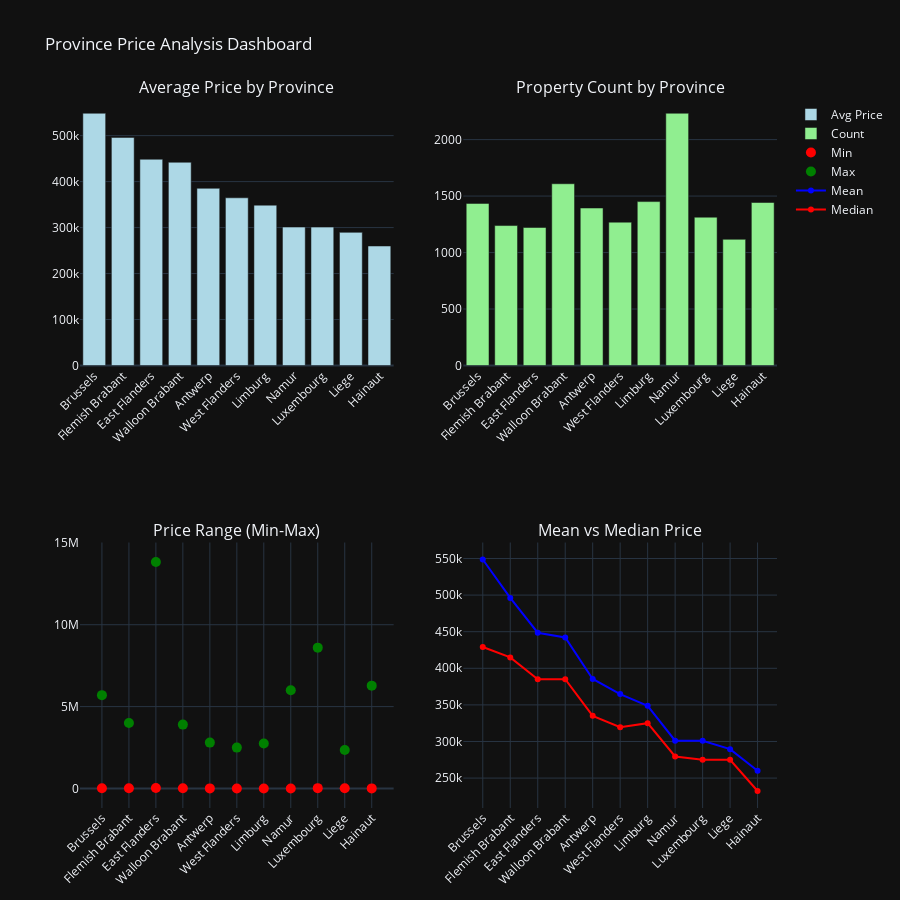

Notebook code cell kept with this figure:
### Code cell
from plotly.subplots import make_subplots

print("="*70)
print("📊 DASHBOARD: Comprehensive Province Analysis")
print("="*70)

df_plot = df[df['Price'].notna() & df['province'].notna()].copy()

# Calculate statistics
stats = df_plot.groupby('province').agg({
    'Price': ['mean', 'median', 'count', 'min', 'max']
}).round(0)

stats.columns = ['Mean', 'Median', 'Count', 'Min', 'Max']
stats = stats.reset_index().sort_values('Mean', ascending=False)

# Create subplots
fig = make_subplots(
    rows=2, cols=2,
    subplot_titles=(
        'Average Price by Province',
        'Property Count by Province',
        'Price Range (Min-Max)',
        'Mean vs Median Price'
    ),
    specs=[[{'type': 'bar'}, {'type': 'bar'}],
           [{'type': 'scatter'}, {'type': 'scatter'}]]
)

# 1. Average Price
fig.add_trace(
    go.Bar(x=stats['province'], y=stats['Mean'], name='Avg Price', marker_color='lightblue'),
    row=1, col=1
)

# 2. Property Count
fig.add_trace(
    go.Bar(x=stats['province'], y=stats['Count'], name='Count', marker_color='lightgreen'),
    row=1, col=2
)

# 3. Price Range
fig.add_trace(
    go.Scatter(x=stats['province'], y=stats['Min'], mode='markers', 
               name='Min', marker=dict(size=10, color='red')),
    row=2, col=1
)
fig.add_trace(
    go.Scatter(x=stats['province'], y=stats['Max'], mode='markers', 
               name='Max', marker=dict(size=10, color='green')),
    row=2, col=1
)

# 4. Mean vs Median
fig.add_trace(
    go.Scatter(x=stats['province'], y=stats['Mean'], mode='lines+markers',
               name='Mean', line=dict(color='blue')),
    row=2, col=2
)
fig.add_trace(
    go.Scatter(x=stats['province'], y=stats['Median'], mode='lines+markers',
               name='Median', line=dict(color='red')),
    row=2, col=2
)

# Update layout
fig.update_layout(
    height=900,
    showlegend=True,
    title_text="Province Price Analysis Dashboard"
)

# Rotate x-axis labels
fig.update_xaxes(tickangle=-45)

fig.show()

print(f"\n✓ Dashboard created with {len(stats)} provinces")

### Figure 1 — Plotly figure (JSON) as saved in the notebook; plotly's stock layout.template omitted (floating-point values rounded to 4 significant figures)
{"data": [{"marker": {"color": "lightblue"}, "name": "Avg Price", "x": ["Brussels", "Flemish Brabant", "East Flanders", "Walloon Brabant", "Antwerp", "West Flanders", "Limburg", "Namur", "Luxembourg", "Liege", "Hainaut"], "y": [548600.0, 496100.0, 448600.0, 442000.0, 385400.0, 364700.0, 348700.0, 301100.0, 301000.0, 289600.0, 259900.0], "type": "bar", "xaxis": "x", "yaxis": "y"}, {"marker": {"color": "lightgreen"}, "name": "Count", "x": ["Brussels", "Flemish Brabant", "East Flanders", "Walloon Brabant", "Antwerp", "West Flanders", "Limburg", "Namur", "Luxembourg", "Liege", "Hainaut"], "y": [1435, 1239, 1222, 1609, 1394, 1269, 1451, 2233, 1313, 1117, 1443], "type": "bar", "xaxis": "x2", "yaxis": "y2"}, {"marker": {"color": "red", "size": 10}, "mode": "markers", "name": "Min", "x": ["Brussels", "Flemish Brabant", "East Flanders", "Walloon Brabant", "Antwerp", "West Flanders", "Limburg", "Namur", "Luxembourg", "Liege", "Hainaut"], "y": [12500.0, 12920.0, 25000.0, 18000.0, 3900.0, 1.0, 1.0, 1667.0, 20000.0, 14000.0, 5694.0], "type": "scatter", "xaxis": "x3", "yaxis": "y3"}, {"marker": {"color": "green", "size": 10}, "mode": "markers", "name": "Max", "x": ["Brussels", "Flemish Brabant", "East Flanders", "Walloon Brabant", "Antwerp", "West Flanders", "Limburg", "Namur", "Luxembourg", "Liege", "Hainaut"], "y": [5700000.0, 3995000.0, 13830000.0, 3900000.0, 2800000.0, 2495000.0, 2750000.0, 6000000.0, 8600000.0, 2350000.0, 6279000.0], "type": "scatter", "xaxis": "x3", "yaxis": "y3"}, {"line": {"color": "blue"}, "mode": "lines+markers", "name": "Mean", "x": ["Brussels", "Flemish Brabant", "East Flanders", "Walloon Brabant", "Antwerp", "West Flanders", "Limburg", "Namur", "Luxembourg", "Liege", "Hainaut"], "y": [548600.0, 496100.0, 448600.0, 442000.0, 385400.0, 364700.0, 348700.0, 301100.0, 301000.0, 289600.0, 259900.0], "type": "scatter", "xaxis": "x4", "yaxis": "y4"}, {"line": {"color": "red"}, "mode": "lines+markers", "name": "Median", "x": ["Brussels", "Flemish Brabant", "East Flanders", "Walloon Brabant", "Antwerp", "West Flanders", "Limburg", "Namur", "Luxembourg", "Liege", "Hainaut"], "y": [429000.0, 414900.0, 385000.0, 385000.0, 335000.0, 319500.0, 325000.0, 279500.0, 275000.0, 275000.0, 232400.0], "type": "scatter", "xaxis": "x4", "yaxis": "y4"}], "layout": {"xaxis": {"anchor": "y", "domain": [0.0, 0.45], "tickangle": -45}, "yaxis": {"anchor": "x", "domain": [0.625, 1.0]}, "xaxis2": {"anchor": "y2", "domain": [0.55, 1.0], "tickangle": -45}, "yaxis2": {"anchor": "x2", "domain": [0.625, 1.0]}, "xaxis3": {"anchor": "y3", "domain": [0.0, 0.45], "tickangle": -45}, "yaxis3": {"anchor": "x3", "domain": [0.0, 0.375]}, "xaxis4": {"anchor": "y4", "domain": [0.55, 1.0], "tickangle": -45}, "yaxis4": {"anchor": "x4", "domain": [0.0, 0.375]}, "annotations": [{"font": {"size": 16}, "showarrow": false, "text": "Average Price by Province", "x": 0.225, "xanchor": "center", "xref": "paper", "y": 1.0, "yanchor": "bottom", "yref": "paper"}, {"font": {"size": 16}, "showarrow": false, "text": "Property Count by Province", "x": 0.775, "xanchor": "center", "xref": "paper", "y": 1.0, "yanchor": "bottom", "yref": "paper"}, {"font": {"size": 16}, "showarrow": false, "text": "Price Range (Min-Max)", "x": 0.225, "xanchor": "center", "xref": "paper", "y": 0.375, "yanchor": "bottom", "yref": "paper"}, {"font": {"size": 16}, "showarrow": false, "text": "Mean vs Median Price", "x": 0.775, "xanchor": "center", "xref": "paper", "y": 0.375, "yanchor": "bottom", "yref": "paper"}], "title": {"text": "Province Price Analysis Dashboard"}, "height": 900, "showlegend": true}}
